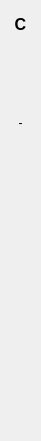
  <widget class="QWidget" name="verticalLayoutWidget_4">
   <property name="geometry">
    <rect>
     <x>850</x>
     <y>80</y>
     <width>41</width>
     <height>441</height>
    </rect>
   </property>
   <layout class="QVBoxLayout" name="verticalLayout_13">
    <item>
     <widget class="QLabel" name="label_69">
      <property name="font">
       <font>
        <pointsize>12</pointsize>
        <bold>true</bold>
       </font>
      </property>
      <property name="text">
       <string>C</string>
      </property>
      <property name="alignment">
       <set>Qt::AlignCenter</set>
      </property>
     </widget>
    </item>
    <item>
     <widget class="QLabel" name="label_ac">
      <property name="text">
       <string/>
      </property>
      <property name="alignment">
       <set>Qt::AlignCenter</set>
      </property>
     </widget>
    </item>
    <item>
     <widget class="QLabel" name="label_bc">
      <property name="text">
       <string/>
      </property>
      <property name="alignment">
       <set>Qt::AlignCenter</set>
      </property>
     </widget>
    </item>
    <item>
     <widget class="QLabel" name="label_cb_2">
      <property name="text">
       <string>-</string>
      </property>
      <property name="alignment">
       <set>Qt::AlignCenter</set>
      </property>
     </widget>
    </item>
    <item>
     <widget class="QLabel" name="label_dc">
      <property name="text">
       <string/>
      </property>
      <property name="alignment">
       <set>Qt::AlignCenter</set>
      </property>
     </widget>
    </item>
    <item>
     <widget class="QLabel" name="label_ec">
      <property name="text">
       <string/>
      </property>
      <property name="alignment">
       <set>Qt::AlignCenter</set>
      </property>
     </widget>
    </item>
    <item>
     <widget class="QLabel" name="label_fc">
      <property name="text">
       <string/>
      </property>
      <property name="alignment">
       <set>Qt::AlignCenter</set>
      </property>
     </widget>
    </item>
    <item>
     <widget class="QLabel" name="label_gc">
      <property name="text">
       <string/>
      </property>
      <property name="alignment">
       <set>Qt::AlignCenter</set>
      </property>
     </widget>
    </item>
    <item>
     <widget class="QLabel" name="label_hc">
      <property name="text">
       <string/>
      </property>
      <property name="alignment">
       <set>Qt::AlignCenter</set>
      </property>
     </widget>
    </item>
    <item>
     <widget class="QLabel" name="label_ic">
      <property name="text">
       <string/>
      </property>
      <property name="alignment">
       <set>Qt::AlignCenter</set>
      </property>
     </widget>
    </item>
    <item>
     <widget class="QLabel" name="label_jc">
      <property name="text">
       <string/>
      </property>
      <property name="alignment">
       <set>Qt::AlignCenter</set>
      </property>
     </widget>
    </item>
    <item>
     <widget class="QLabel" name="label_kc">
      <property name="text">
       <string/>
      </property>
      <property name="alignment">
       <set>Qt::AlignCenter</set>
      </property>
     </widget>
    </item>
    <item>
     <widget class="QLabel" name="label_lc">
      <property name="text">
       <string/>
      </property>
      <property name="alignment">
       <set>Qt::AlignCenter</set>
      </property>
     </widget>
    </item>
   </layout>
  </widget>
